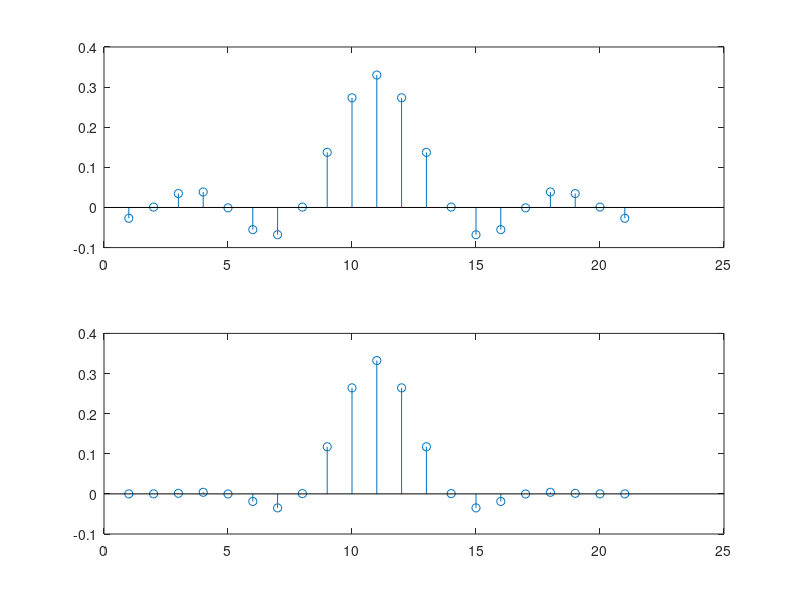
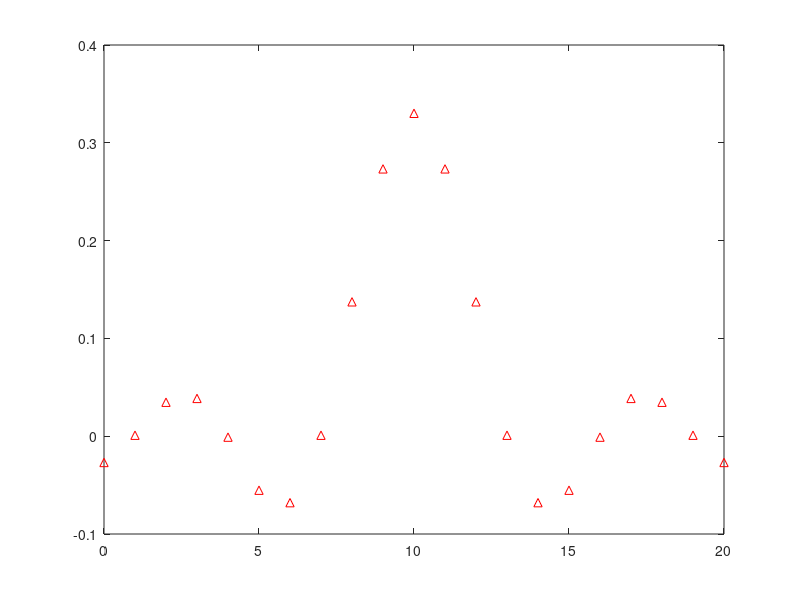
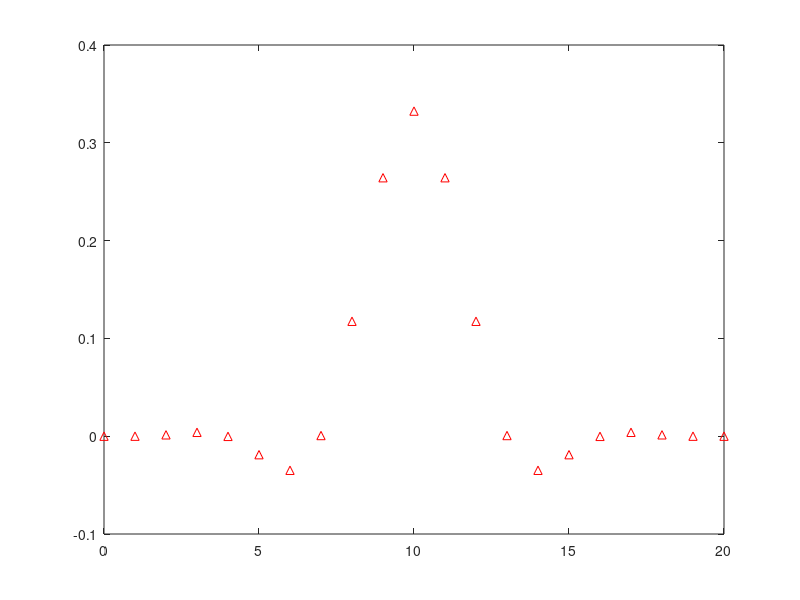
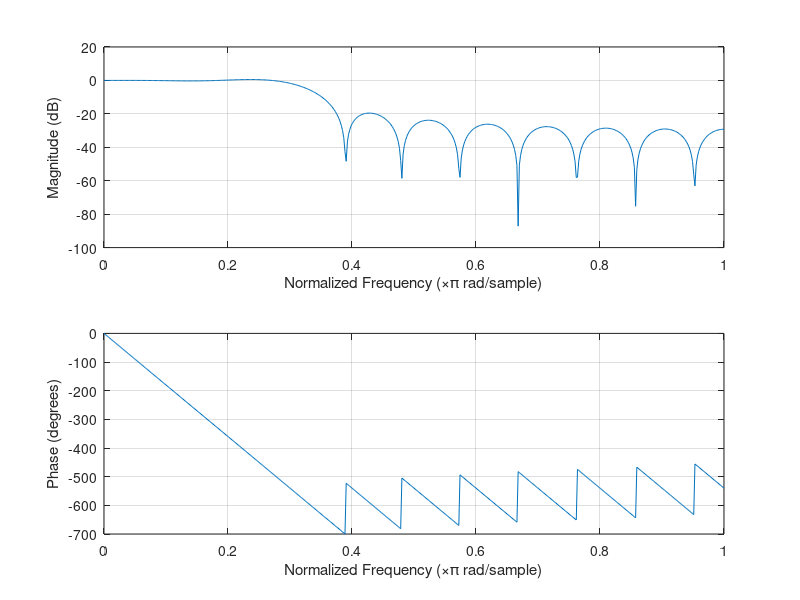

These charts were generated, in order, by the following MATLAB code:
%Defining alpha
a = 1 + mod(157, 3);

%Normalized cutoff frequency
Wn = 1 / (a + 1);

%Window length
N = 21;

%Creating FIR filter with rectangular window
b_rect = fir1(N-1, Wn,"low", rectwin(N));

%Creating FIR filter with blackman window
b_blackman = fir1(N-1, Wn, "low", blackman(N));

%Stem plots of both filters
figure;
subplot(2,1,1);
stem(b_rect)
subplot(2,1,2);
stem(b_blackman)

%Impulse response of reactangular windowed filter
figure;
impz(b_rect)

%Impulse resposne of blackman windowed filter
figure;
impz(b_blackman)

%Bode analysis of rectangular windowed filter
figure;
freqz(b_rect)

%Bode analysis of blackman windowed filter
figure;
freqz(b_blackman)